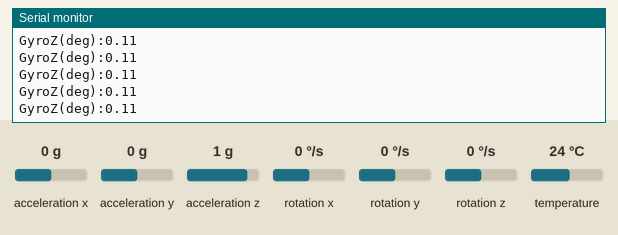
Simulated run of this sketch. Board: Arduino Uno, built with avr-gcc and run on an emulated ATmega328P. Shown: the last lines printed to the serial monitor. Wiring (inferred from the names in the program): MPU-6050 motion sensor at I2C address 0x68. The test bench sets the inputs (shaded band); at power-on: rotation z 0 °/s, acceleration x 0 g, acceleration y 0 g, acceleration z 1 g, rotation x 0 °/s, rotation y 0 °/s, temperature 24 °C.

Above: at 1.2 s.
1.3 s: rotation z set to -192 °/s
At 1.35 s:
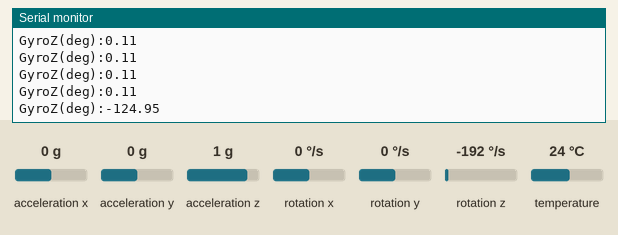
2.8 s: rotation z set to -100 °/s
At 2.84 s:
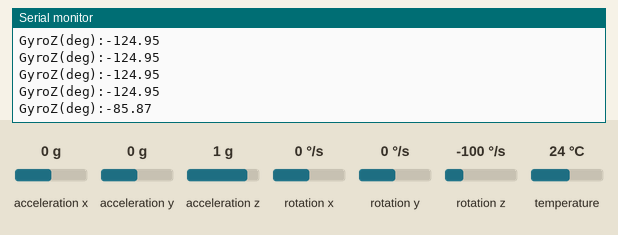
Timing chart, 0 to 5.8 s (numbered marks = the images above; inputs shaded):
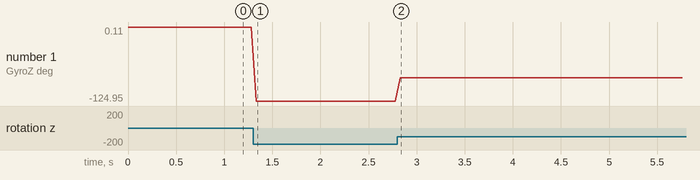

Measured:
- after the input at 1.3 s, the serial monitor: prints a new line at once (image 1)
- after the input at 2.8 s, the serial monitor: prints a new line at once (image 2)
- plotted number 1: 0.11 → -124.95 after the input at 1.3 s, -124.95 → -85.87 after the input at 2.8 s

The sketch:

mpu6050_extended.ino
```cpp
// (licence header left out)
/* ***********************************************************
 *                          Library                          *
 * ********************************************************* */
#include <Wire.h>

/* ***********************************************************
 *                      Global Constants                     *
 * ********************************************************* */
const int MPU_addr=0x68;               // I2C address of MPU-6050
  /* I2C address can be found in the datasheet Section 9.2 I2C Interface
     Depending if AD0 is set to HIGH or LOW results in different address:
        PIN        Binary    Hex    Dec
     | AD0 HIGH | b1101001 | 0x69 | 105 |
     | AD0 LOW  | b1101000 | 0x68 | 104 |
  */

/* ***********************************************************
 *                      Global Variables                     *
 * ********************************************************* */
// unsigned long = 32 bits
// unsigned int = 16 bits
int16_t AcX, AcY, AcZ;                 //accelerometer - force it to be a 16-bit integer
float gForceX, gForceY, gForceZ;
int AcRange = 0;                       //accelerometer Range at the cost of Sensitivity - see setupMPU
                                       //values 0, 1, 2, 3

int16_t GyX, GyY, GyZ;                 //gyroscope - force it to be a 16-bit integer
float rotX, rotY, rotZ;
int GyRange = 0;                       //gyroscope Range at the cost of Sensitivity - see setupMPU
                                       //values 0, 1, 2, 3

float Tmp;                             //temperature

int loopDelay = 50;

/* ***********************************************************
 *                         Void Setup                        *
 * ********************************************************* */
void setup() {
  Serial.begin(9600);
  Wire.begin();
  setupMPU();
}

/* ***********************************************************
 *                         Void Loop                         *
 * ********************************************************* */
void loop() {
  recordAccel();
  recordTemperature();
  recordGyro();

  //printData();
  //plotAccelData();
  plotGyroData();
  delay(loopDelay);
}

/* ***********************************************************
 *                         Functions                         *
 * ********************************************************* */

void setupMPU(){
  /* *********************************************************
     This function consists of three parts:
       Sets the MPU-6050 Power Management Device reset, sleep mode,
         cycle mode, and Temperature disable bits to zero
       Sets Accelerometer sensitivity
       Sets Gyroscope Sensitivity
     Could be called again if a change in sensitivty is desired
  */

  //Local Variable
  byte c;                              //byte should be a unsigned 8-bit value
  byte buffer[1];

  /* *********************
   *       PWR_MGMT_1    *
   ********************* */
  /* Power Management Section 4.28 in Register Map Datasheet.  Since the MPU-6050
     powers up in sleep mode, we'll need to wake it.
      Register  Bit7     Bit6   Bit5   Bit4   Bit3   Bit2  Bit1  Bit0
     |   6B   |Device | Sleep | Cycle |  -  | Temp  |    CLKSEL       |
     |        | Reset |       |       |     |Disable|  (clock source) |
     -->Page 9 (in section 4) see Note: The device will come up in sleep mode upon power-up.
  */
  readFrom(0x6B,1,buffer);
  c = buffer[1] & 0x07;                //Registry Value AND with 0b00000111 zeros bits 7,6,5,4 & 3
  writeTo(0x6B,c);                     //Then we set the bits to zero and keep the clock source bits the same
  //OR writeTo(0x6B,0);
  //Caution: this will also set the clock source to zero - which in this case is ok
  //  if you didn't want to change the clock source (example using an external clock)
  //  use a method like above.

  /* *********************
   *      GYRO_CONFIG    *
   ********************* */
  /* Gyroscope Configuration Section 4.4 in Register Map Datasheet
     full scale range: ±250, ±500, ±1000, ±2000°/sec
      Register  Bit7    Bit6    Bit5     Bit4   Bit3    Bit2  Bit1  Bit0
     |   1B   | XG_ST | YG_ST | ZG_ST |Full Scale Range|  -  |  -  |  -  |
     |        |       |       |       | Select FS_SEL  |     |     |     |
     (Setting XG_ST,TG_ST and ZG_ST to 1 will perform a self test)

     Section 4.19 Gyroscope Measurements:
      FS_SEL    Binary    Full Scale Range
     |   0   |      0  |     ±250°/sec     |
     |   1   |   1000  |     ±500°/sec     |
     |   2   |  10000  |    ±1000°/sec     |
     |   3   |  11000  |    ±2000°/sec     |
     -->Note: FS_SEL/360*60sec/min = RotationValue in RPM
        Sensitivity decreases with larger range.
  */
  switch (GyRange){                    //GyRange set in Global Variables above
     case 0:
       writeTo(0x1B,0x0);              //Set GYRO_CONFIG to FS_SEL ±250°/sec
       break;
     case 1:
       writeTo(0x1B,0x8);              //Set GYRO_CONFIG to FS_SEL ±500°/sec
       break;
     case 2:
       writeTo(0x1B,0x10);             //Set GYRO_CONFIG to FS_SEL ±1000°/sec
       break;
     case 3:
       writeTo(0x1B,0x18);             //Set GYRO_CONFIG to FS_SEL ±2000°/sec
       break;
     default:
       writeTo(0x1B,0x0);              //Set GYRO_CONFIG to FS_SEL ±250°/sec
  }

  /* *********************
   *     ACCEL_CONFIG    *
   ********************* */
  /* Accelerometer Configuration Section 4.5 in the Register Map datasheet
     full scale range: ±2g, ±4g, ±8g, and ±16g
     Register   Bit7    Bit6    Bit5     Bit4   Bit3    Bit2  Bit1  Bit0
     |   1C   | XA_ST | YA_ST | ZA_ST |Full Scale Range|  -  |  -  |  -  |
     |        |       |       |       | Select AFS_SEL |     |     |     |
     (Setting XA_ST,TA_ST and ZA_ST to 1 will perform a self test)

     Section 4.17
      AFS_SEL   Binary  Full Scale Range
     |   0   |      0  |     ±2g        |
     |   1   |   1000  |     ±4g        |
     |   2   |  10000  |     ±8g        |
     |   3   |  11000  |    ±16g        |
  */
  switch (AcRange) {                   //AcSensitivity set in Global Variables above
     case 0:
       writeTo(0x1C,0x0);              //Set ACCEL_CONFIG to AFS_SEL ±2g
       break;
     case 1:
       writeTo(0x1C,0x8);              //Set GYRO_CONFIG to AFS_SEL ±4g
       break;
     case 2:
       writeTo(0x1C,0x10);             //Set GYRO_CONFIG to AFS_SEL ±8g
       break;
     case 3:
       writeTo(0x1C,0x18);             //Set GYRO_CONFIG to AFS_SEL ±16g
       break;
     default:
       writeTo(0x1C,0x0);              //Set GYRO_CONFIG to AFS_SEL ±2g
  }
}

void writeTo(byte toAddress, byte value) {
  /* *********************************************************
    Generic Wire.write() registry byte routine
         toAddress - registry location value
             value - numeric byte value
  */
  Wire.beginTransmission(MPU_addr);    // This begins the I2C communication to the MPU
  Wire.write(toAddress);               // Access the register
  Wire.write(value);                   // Set the byte value to register above
  Wire.endTransmission(true);          // Close I2C communication
}

void readFrom(byte fromAddress, int num, byte results[]){
  /* *********************************************************
     Generic Wire.read() registry byte routine
       fromAddress - registry location value
               num - number of bytes
         results[] - array to store byte values
  */
  Wire.beginTransmission(MPU_addr);    //I2C address of the MPU
  Wire.write(fromAddress);             //Starting register for Readings
  Wire.endTransmission(false);         //This resent the request and holds the MPU for exclusive communication
  Wire.requestFrom(MPU_addr,num,true); //Request num Registers bytes and releases I2C
  int i = 0;
  while(Wire.available()) {
    results[i] = Wire.read();          //Stores values in buffer arrray
    i++;
  }
}

void recordAccel() {
  /* *********************************************************
      Section 4.17 Accelerometer Measurements Registers 3B - 40
      Note the values are broken up into High and Low bytes so we
      must store the first value and shift it 8 bits over and OR it
      with the second value to form the 16 bit value.
  */
  //Local Variable
  byte buffer[6];

  readFrom(0x3B,6,buffer);
  AcX = buffer[0]<<8|buffer[1];        //Store two bytes 0x3B (ACCEL_XOUT_H) & 0x3C (ACCEL_XOUT_L)
  //AcX = buffer[0]*256+buffer[1];     // OR you could also do this
  AcY = buffer[3]<<8|buffer[4];        //Store two bytes 0x3D (ACCEL_YOUT_H) & 0x3E (ACCEL_YOUT_L)
  AcZ = buffer[5]<<8|buffer[6];        //Store two bytes 0x3F (ACCEL_ZOUT_H) & 0x40 (ACCEL_ZOUT_L)

  processAccelData();
}

void processAccelData(){
  /* *********************************************************
     Section 4.17 Accelerometer Measurements

      AFS_SEL Binary Full Scale Range  LSB Sensitity
     |   0   |   0  |     ±2g        |  16384 LSB/g |
     |   1   |   1  |     ±4g        |   8192 LSB/g |
     |   2   |  10  |     ±8g        |   4096 LSB/g |
     |   3   |  11  |    ±16g        |   2048 LSB/g |

     --> g force in direction = AcX/LSB Sensitivity
  */
  //Local Variable
  float LSB;

  switch (AcRange){
     case 0:
       LSB = 16384.0;                  //AFS_SEL ±2g
       break;
     case 1:
       LSB = 8192.0;                   //AFS_SEL ±4g
       break;
     case 2:
       LSB = 4096.0;                   //AFS_SEL ±8g
       break;
     case 3:
       LSB = 2048.0;                   //AFS_SEL ±16g
       break;
     default:
       LSB = 16384.0;                  //AFS_SEL ±2g
  }
  gForceX = (float)(AcX) / LSB;
  gForceY = (float)(AcY) / LSB;
  gForceZ = (float)(AcZ) / LSB;
}

void recordTemperature() {
  /* *********************************************************
     Section 4.18 Temperature Measurement
     The scale factor and offset for the temperature sensor are found
     in the Electrical Specifications table (Section 6.3 of the
     MPU-6000/MPU-6050 Product Specification document).
       Range = -40 to +85
       Sensitivity = 340
       Temperature offset = -521 at 35°C            = B1111110111110111
         therfore:
           C = (RawData - offest)/340 = RawData/340 - offset/340
           offset = -521-(340*35) = -12412
           C = RawData/340 - (-12412)/340 = RawData/340 + 36.51  (that's funny, equation provided shows 36.53)
     Note: the measurement is stored as a signed 16-bit number
  */
  //Local Variable
  byte buffer[2];
  int rTmp;                            //Raw temperature Temperature number signed integer

  readFrom(0x41,2,buffer);
  rTmp=buffer[0]<<8|buffer[1];         //Stores two bytes 0x41 (TEMP_OUT_H) & 0x42 (TEMP_OUT_L)
  Tmp = (float)rTmp/340.00 + 36.53;    //equation for temperature in degrees C from datasheet
}

void recordGyro() {
  /* *********************************************************
      Section 4.19 Gyroscope Measurements  Registers 0x43 - 0x48
      Note the values are broken up into High and Low bytes so we
      must store the first value and shift it 8 bits over and OR it
      with the second value to form the 16 bit value.
  */
  //Local Variable
  byte buffer[6];

  readFrom(0x43,6,buffer);             //Request Gyro Registers (43 - 48)
  GyX = buffer[0]<<8|buffer[3];        //Store two bytes 0x43 (GYRO_XOUT_H) & 0x44 (GYRO_XOUT_L)
  GyY = buffer[3]<<8|buffer[4];        //Store two bytes 0x45 (GYRO_YOUT_H) & 0x46 (GYRO_YOUT_L)
  GyZ = buffer[5]<<8|buffer[6];        //Store two bytes 0x47 (GYRO_ZOUT_H) & 0x48 (GYRO_ZOUT_L)
  processGyroData();
}

void processGyroData() {
  /* *********************************************************
     Section 4.19 Gyroscope Measurements:
      FS_SEL Binary Full Scale Range  LSB Sensitity
     |   0   |   0  |     ±250°/s    | 131.0 LSB/°/s |
     |   1   |   1  |     ±500°/s    |  65.5 LSB/°/s |
     |   2   |  10  |    ±1000°/s    |  32.8 LSB/°/s |
     |   3   |  11  |    ±2000°/s    |  16.4 LSB/°/s |

     --> rotation force in direction = GyX/LSB Sensitivity
     Note that the measurement stored is a 16-bit 2's complement value
  */
  //Local Variable
  float LSB;

  switch (GyRange){
     case 0:
       LSB = 131.0;                    //FS_SEL ±250°/s
       break;
     case 1:
       LSB = 65.5;                     //FS_SEL ±500°/s
       break;
     case 2:
       LSB = 32.8;                     //FS_SEL ±1000°/s
       break;
     case 3:
       LSB = 16.4;                     //FS_SEL ±2000°/s
       break;
     default:
       LSB = 131.0;                    //FS_SEL ±250°/s
  }
  rotX = (float)(GyX) / LSB;
  rotY = (float)(GyY) / LSB;
  rotZ = (float)(GyZ) / LSB;
}

void printData() {
  /* *********************************************************
     Print the output to the serial monitor
  */
  Serial.print("Gyro (deg)");
  Serial.print(" X=");
  Serial.print(rotX);
  Serial.print(" Y=");
  Serial.print(rotY);
  Serial.print(" Z=");
  Serial.print(rotZ);
  Serial.print("\t");    // prints a tab
  Serial.print("Accel (g)");
  Serial.print(" X=");
  Serial.print(gForceX);
  Serial.print(" Y=");
  Serial.print(gForceY);
  Serial.print(" Z=");
  Serial.print(gForceZ);
  Serial.print("\t");    // prints a tab
  Serial.print(" Temp=");
  Serial.println(Tmp);
}

void plotGyroData()
{
  //plot("GyroX(deg)",rotX, false);
  //plot("GyroY(deg)",rotY, false);
  plot("GyroZ(deg)",rotZ, true);
}

void plotAccelData()
{
  plot("AccelX(g)",gForceX, false);
  plot("AccelY(g)",gForceY, false);
  plot("AccelZ(g)",gForceZ, true);
}

void plot(String label, float value, bool last)
{
  Serial.print(label);

  if (label != "")
  {
    Serial.print(":");
  }
  Serial.print(value);

  if (last==false)
  {
    Serial.print(",");
  }
  else
  {
    Serial.println();
  }

}
```
